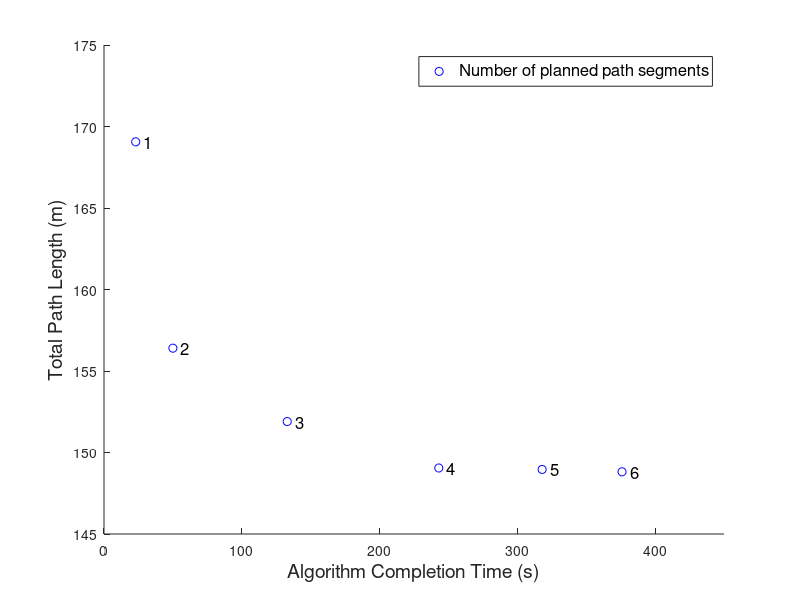
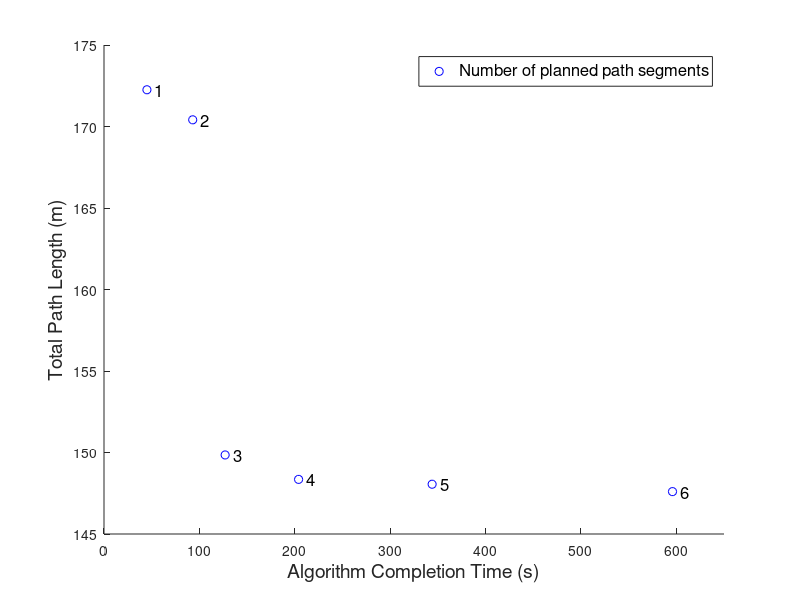

MATLAB code for these plots, in order:
close all; clear; clc;

%paredo front for 

%rng(9), 48/4/3
% 2 - 5 num_path
time = [23 50 133 243 318 376];
dis = [169.06 156.4 151.9 149.05 148.96 148.816];

%rng(9), 50/4/3
% ms = 3
% time = [29.4 81.8 175.6 375.8 516.2 778.43];
% dis = [ 160.0276
%   147.2014
%   146.5553
%   146.2599
%   146.2529
%   146.2064 ];

figure(1);
hold on;
plot(time(1),dis(1),'bo');
txt1 = '  1';
text(time(1),dis(1),txt1,'fontsize',12);

plot(time(2),dis(2),'bo');
txt2 = '  2';
text(time(2),dis(2),txt2,'fontsize',12);

plot(time(3),dis(3),'bo');
txt3 = '  3';
text(time(3),dis(3),txt3,'fontsize',12);

plot(time(4),dis(4),'bo');
txt4 = '  4';
text(time(4),dis(4),txt4,'fontsize',12);

plot(time(5),dis(5),'bo');
txt5 = '  5';
text(time(5),dis(5),txt5,'fontsize',12);

plot(time(6),dis(6),'bo');
txt6 = '  6';
%text(time(6),dis(6),txt6);
text(time(6),dis(6),txt6,'fontsize',12);

one = legend('Number of planned path segments');
set(one,'fontsize',12);
xlabel('Algorithm Completion Time (s)','fontsize',14);
ylabel('Total Path Length (m)','fontsize',14);
xlim([0 450]);
ylim([145 175]);
%xlim([0 450]);
%ylim([148 170]);
%title('Number of Planned Path Segment Comparison');
hold off;

%rng(3), 50/4/3
% ms = 3;
time = [45 93 127 204 344 596];
dis = [172.253923641734;170.410239996284;149.849643976224;148.351190385225;148.053963065152;147.600466512524];

% figure(1);
% hold on;
% plot(time(1),dis(1),'bo');
% plot(time(2),dis(2),'bs');
% plot(time(3),dis(3),'bd');
% plot(time(4),dis(4),'b^');
% plot(time(5),dis(5),'b<');
% plot(time(6),dis(6),'b>');
% legend('1 segment planned','2 segments planned','3 segments planned','4 segments planned',...
%        '5 segments planned','6 segments planned');
% xlabel('Algorithm Completion Time (s)');
% ylabel('Total Distance (m)');
% %xlim([0 650]);
% %ylim([145 175]);
% xlim([0 400]);
% ylim([148 170]);
% title('Number of Planned Path Segment Comparison');
% hold off;

figure(2);
hold on;
plot(time(1),dis(1),'bo');
txt1 = '  1';
text(time(1),dis(1),txt1,'fontsize',12);

plot(time(2),dis(2),'bo');
txt2 = '  2';
text(time(2),dis(2),txt2,'fontsize',12);

plot(time(3),dis(3),'bo');
txt3 = '  3';
text(time(3),dis(3),txt3,'fontsize',12);

plot(time(4),dis(4),'bo');
txt4 = '  4';
text(time(4),dis(4),txt4,'fontsize',12);

plot(time(5),dis(5),'bo');
txt5 = '  5';
text(time(5),dis(5),txt5,'fontsize',12);

plot(time(6),dis(6),'bo');
txt6 = '  6';
%text(time(6),dis(6),txt6);
text(time(6),dis(6),txt6,'fontsize',12);

one = legend('Number of planned path segments');
set(one,'fontsize',12);
xlabel('Algorithm Completion Time (s)','fontsize',14);
ylabel('Total Path Length (m)','fontsize',14);
xlim([0 650]);
ylim([145 175]);
%xlim([0 450]);
%ylim([148 170]);
%title('Number of Planned Path Segment Comparison');
hold off;